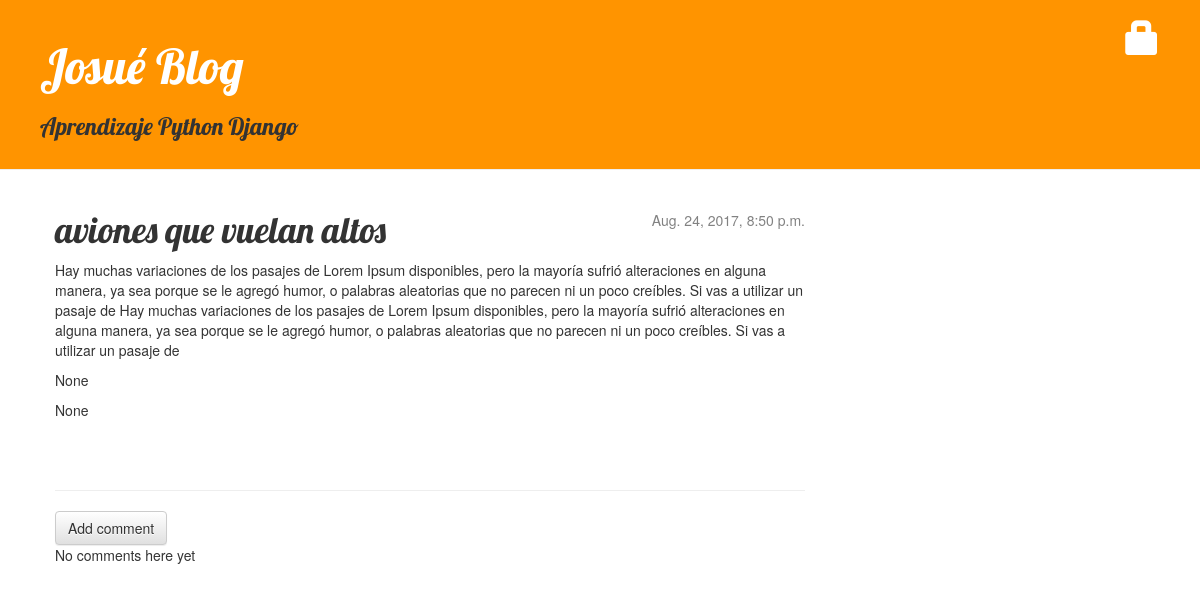
Page /post/11/ on the earlier database version.
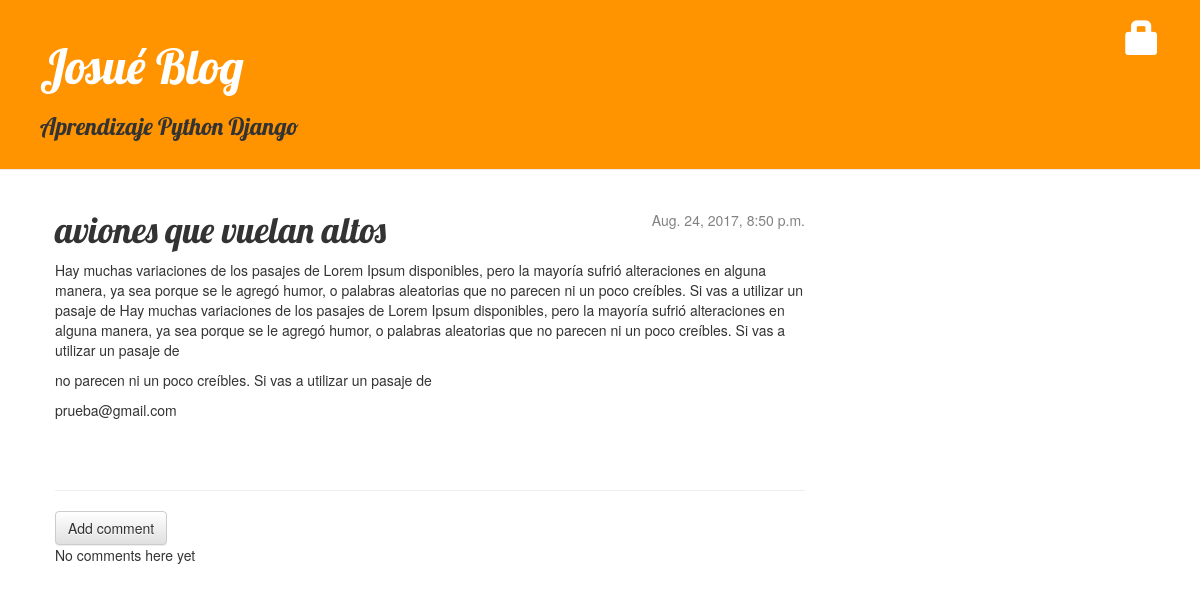
Same page on the later database version.
### blog/models.py (models this page shows, shortened)
class Post(models.Model):
	author = models.ForeignKey('auth.User')
	title = models.CharField(max_length=200)
	text = models.TextField()
	more_text = models.CharField(max_length=100, null=True)
	email = models.EmailField(null=True)
	created_date = models.DateTimeField(
		default=timezone.now)
	published_date = models.DateTimeField(
		blank=True, null=True)

### blog/views.py (the view)
# urls.py: url(r'^post/(?P<pk>[0-9]+)/$', views.post_detail, name='post_detail'),
def post_detail(request, pk):
    post = get_object_or_404(Post, pk=pk)
    return render(request, 'blog/post_detail.html', {'post': post})

### blog/templates/blog/post_detail.html (shortened to what this page needs)
{% extends 'blog/base.html' %}
{% block content %}
    <div class="post">
		{% if post.published_date %}
    		<div class="date">
        		{{ post.published_date }}
    		</div>
		{% else %}
    		<a class="btn btn-default" href="{% url 'post_publish' pk=post.pk %}">Publish</a>
		{% endif %}
		<h1>{{ post.title}}</h1>
		<p>{{ post.text|linebreaksbr }}</p>
		<p>{{ post.more_text|linebreaksbr }}</p>
		<p>{{ post.email|linebreaksbr }}</p>
	</div>
<hr>
<a class="btn btn-default" href="{% url 'add_comment_to_post' pk=post.pk %}">Add comment</a>
{% for comment in post.comments.all %}
	{% if user.is_authenticated or comment.approved_comment %}
		<div class="comment">
        <div class="date">
			{{ comment.created_date }}
			{% if not comment.approved_comment %}
				<a class="btn btn-default" href="{% url 'comment_remove' pk=comment.pk %}"><span class="glyphicon glyphicon-remove"></span></a>
                <a class="btn btn-default" href="{% url 'comment_approve' pk=comment.pk %}"><span class="glyphicon glyphicon-ok"></span></a>
		 	{% endif %}
		</div>
        <strong>{{ comment.author }}</strong>
        <p>{{ comment.text|linebreaks }}</p>
    </div>
    {% endif %}
{% empty %}
    <p>No comments here yet</p>
{% endfor %}
{% endblock %}

Differences in the rows shown:
changed Post "aviones que vuelan altos": more_text "None" → "no parecen ni un poco creíbles. Si vas a utilizar un pasaje de"; email "None" → "prueba@gmail.com"
